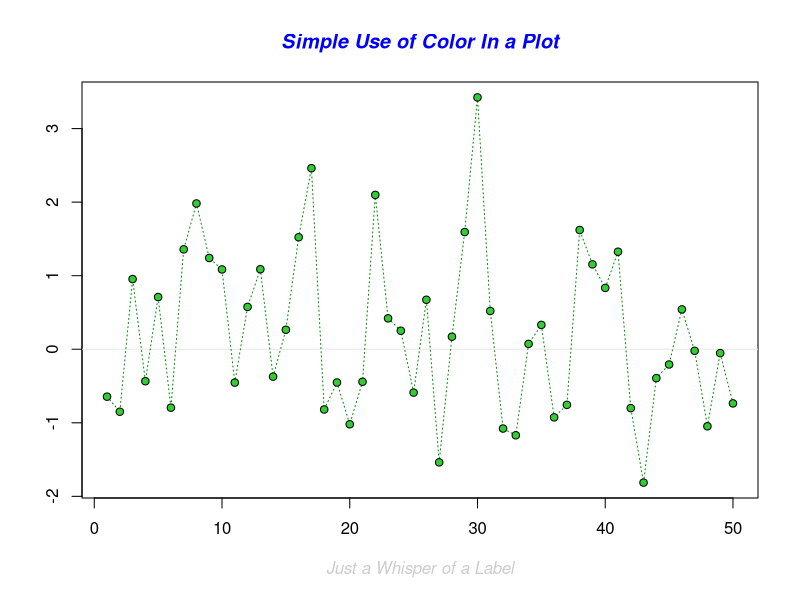
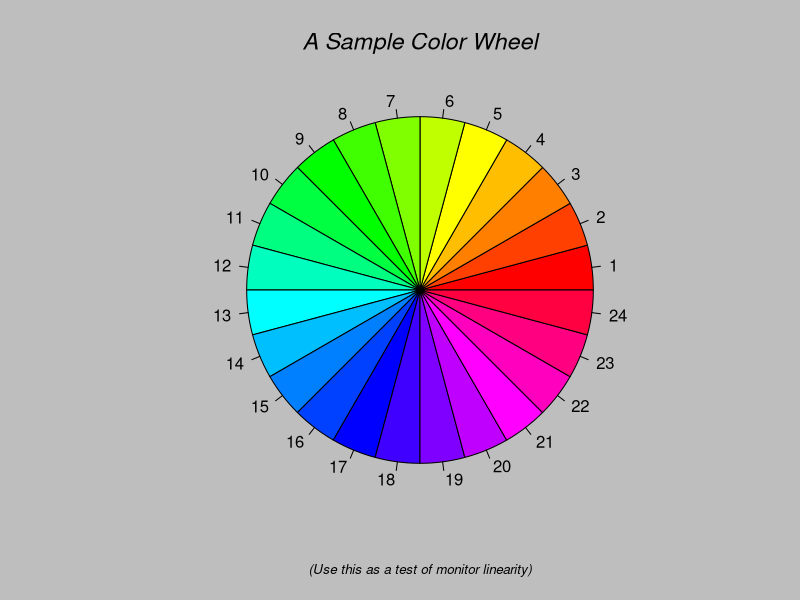
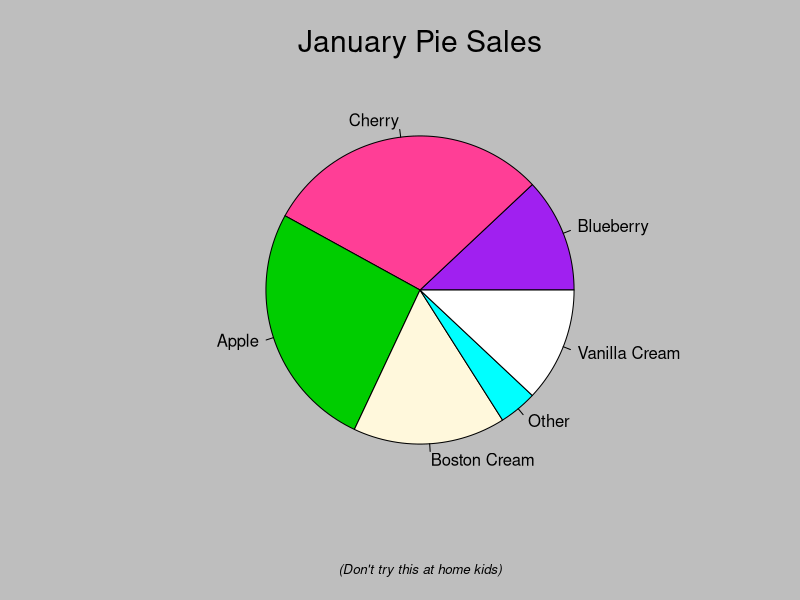
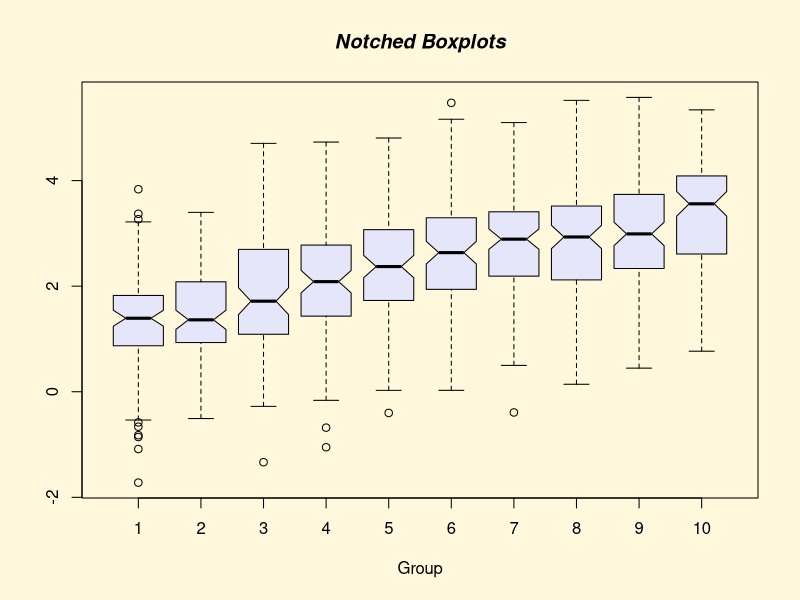
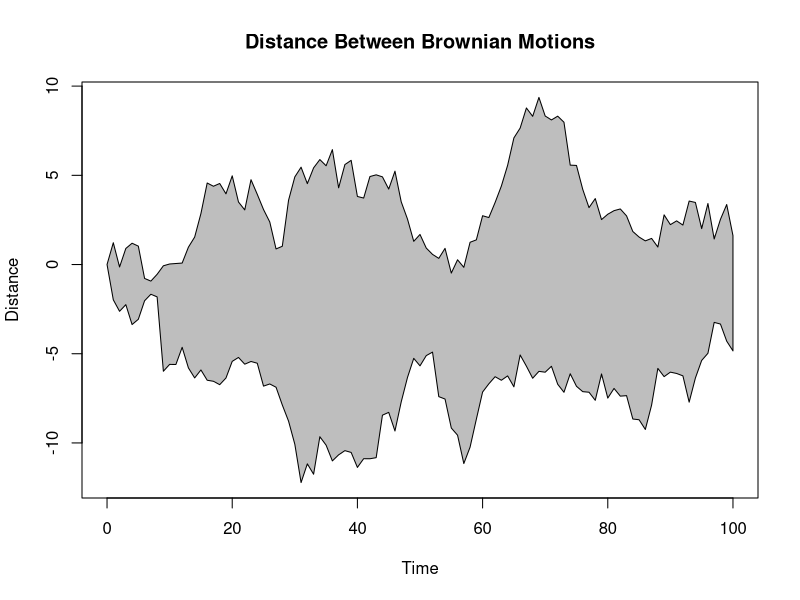
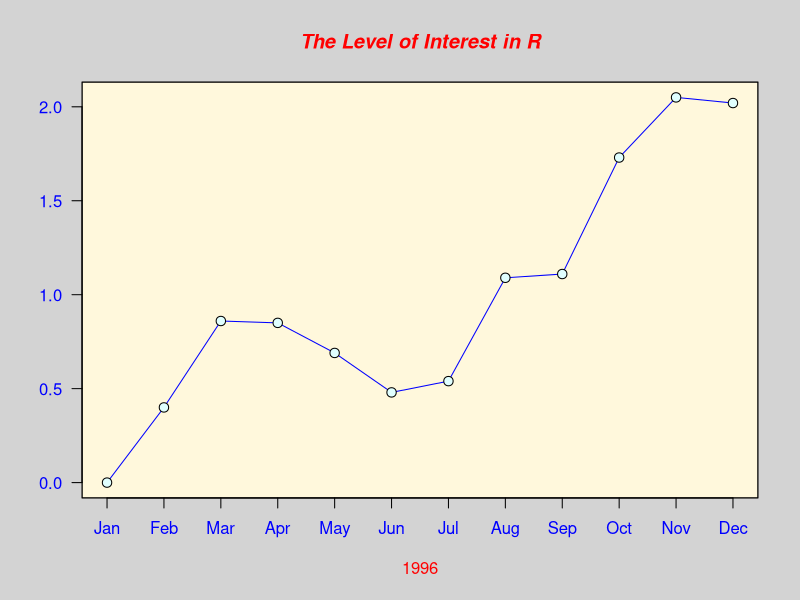
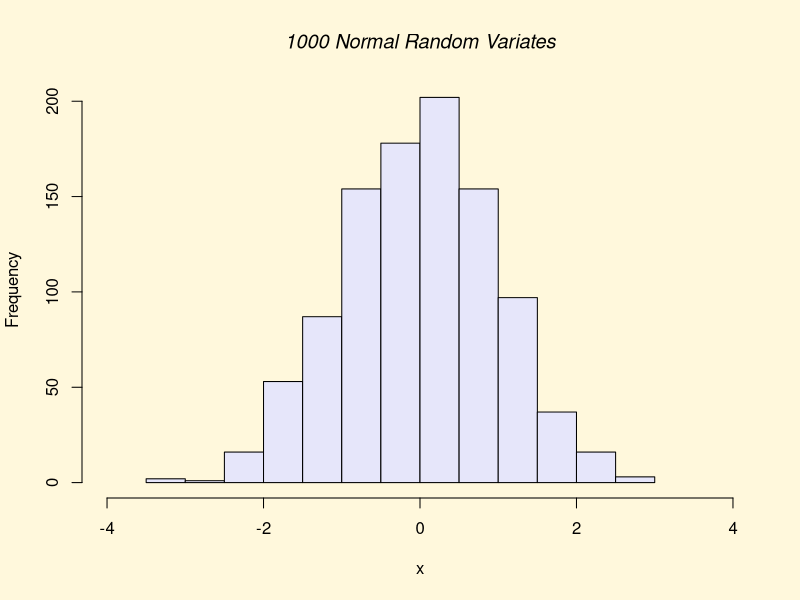
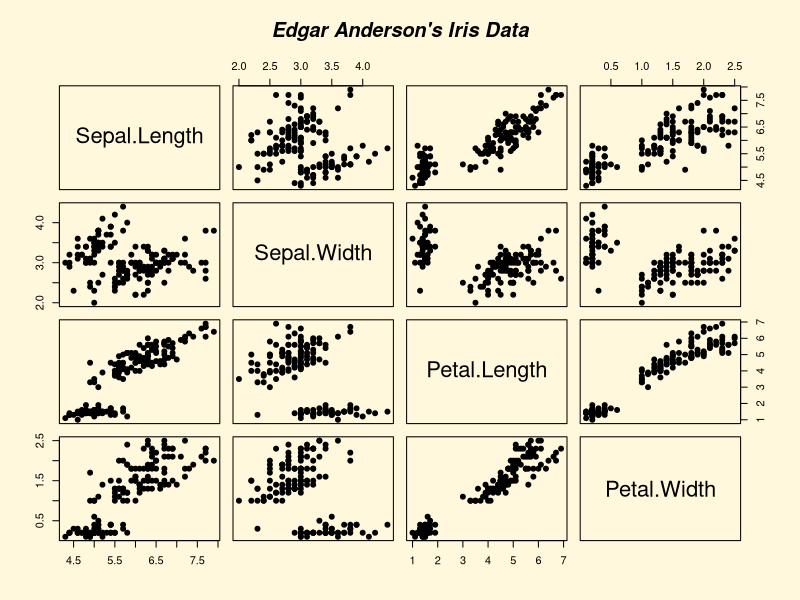

Here is the R script that generated these plots, in order: (Note: this script raises an error after producing the figures.)
# Grafica


# v1.1 4/11/2023  

# Qui, come per gli altri capitoli, ho trasformato in codice tutto quello che 
# c'era di eseguibile nel testo o nei chunk di R.
# Per commenti e spiegazioni fai riferimento al libro.
# Se stai leggendo il libro sai già come esegui gruppi di comandi (se no vai
# al capitolo 2 del libro...)


# setup -------------------------------------------------------------------

# installo i pacchetti se necessario e li carico

# questo chunk è disponibile, con commenti, nelle lezioni 1 e 2

.cran_packages <- c( "vcd", "tidyverse", "RColorBrewer",  "car", "cowplot",
                     "beepr", "tictoc", "MASS", "viridis", "skimr", "knitr",
                     "kableExtra", "lattice", "ggpubr")

.inst <- .cran_packages %in% installed.packages()

if(any(!.inst)) {
  install.packages(.cran_packages[!.inst], repos = "https://cloud.r-project.org")
}

sapply(.cran_packages, require, character.only = TRUE)

opar <- par(no.readonly=TRUE) 

par(ask=F) 
# set.seed(1234) 

play_audio <- T

keep_time <- T

verbose_output <- T

# if(play_audio) beep(sound = 6) 


#  cosa c'è da imparare in questo capitolo --------------------------------

# per avere un'idea rapida della potenzialità della grafica di base di R

demo(graphics)

# Sistemi grafici in R----------------------------------------------------------
# un grafico con la grafica di base
data(mpg)
plot(x = mpg$displ, y = mpg$hwy)

# lo stesso grafico con lattice
xyplot(hwy ~ displ | class, data = mpg)

# ancora con ggplot2

ggplot(data = mpg, mapping = aes(x = displ, y = hwy)) +
  geom_point() +
  facet_wrap(~class) 


#  visualizzare o salvare i grafici ---------------------------------------

library(tidyverse) # potrebbe non essere necessario, se hai già caricato tidyverse
plot(x = mpg$displ, y = mpg$hwy)


# salvare i grafici -------------------------------------------------------

mpg %>% dplyr::filter(class %in% c("compact", "suv", "midsize", "subcompact")) %>%
  ggplot(mapping = aes(x = cty, y = hwy)) +
  geom_smooth(se = F) +
  geom_point(mapping = aes(shape = class, color = displ), size = I(2)) +
  labs(title = "Consumo di carburante per 32 modelli di auto",
       subtitle = "anni 1999 - 2008",
       x = "miglia per gallone in città",
       y = "miglia per gallone in autostrada",
       shape = "categoria",
       color = "cilindrata, L",
       caption = "Fonte: EPA, https://fueleconomy.gov/"
  ) +
  scale_shape_manual(values = c(16,17,15,18)) +
  scale_colour_continuous(type = "viridis") +
  theme_bw() +
  theme(plot.title = element_text(hjust = 0.5),
        plot.subtitle = element_text(hjust = 0.5))

# qual'è il device attivo?
dev.cur()
# creiamo il plot e assegnamolo ad un oggetto
mpg_plot <- mpg %>% dplyr::filter(class %in% c("compact", "suv", "midsize", "subcompact")) %>%
  ggplot(mapping = aes(x = cty, y = hwy)) +
  geom_smooth(se = F) +
  geom_point(mapping = aes(shape = class, color = displ), size = I(2)) +
  labs(title = "Consumo di carburante per 32 modelli di auto",
       subtitle = "anni 1999 - 2008",
       x = "miglia per gallone in città",
       y = "miglia per gallone in autostrada",
       shape = "categoria",
       color = "cilindrata, L",
       caption = "Fonte: EPA, https://fueleconomy.gov/"
  ) +
  scale_shape_manual(values = c(16,17,15,18)) +
  scale_colour_continuous(type = "viridis") +
  theme_bw() +
  theme(plot.title = element_text(hjust = 0.5),
        plot.subtitle = element_text(hjust = 0.5))
# inviamo il plot al device di default, il plot pane
mpg_plot
# ora inviamo ad un device pdf, con le opzioni di default
?pdf
# ATTENZIONE IL FILE PDF VIENE SALVATO CORRETTAMENTE SOLO SE VENGONO ESEGUITI 
# ENTRAMBI I COMANDI SUCCESSIVI
pdf(file = "mpg_plot.pdf")
mpg_plot
# chiudiamo il device e restituisce l'output al device di default (il plot pane)
dev.off()       

# ora apriamo un device png con le opzioni di default e una risoluzione di 72 dpi
?png
png(file = "mpg_plot.png", width = 7, height = 5, res = 72, units = "in")
# la lista dei device si ottiene con dev.list()
cat("the list of devices","\n", dev.list())
dev_list <- dev.list() # è un vettore con nomi
dev_list
# salviamo il grafico come .png, 72 dpi, 7x5 pollici
mpg_plot
# chiudiamo il device (non è necessario)
dev.off()
# ora .jpeg a due diverse risoluzioni, stessa dimensione, con la compressione 
# di default (quality = 75)
jpeg(file = "mpg_plot_150.jpg", res = 150, width = 7, height = 5, units = "in")
mpg_plot
dev.off()
jpeg(file = "mpg_plot_300.jpg", res = 300, width = 7, height = 5, units = "in")
mpg_plot
dev.off()
# ora .tiff, non compresso, stessa dimensione
tiff(file = "mpg_plot_300.tiff", res = 300, width = 7, height = 5, units = "in")
mpg_plot
dev.off()


#  salvare con ggsave -----------------------------------------------------

# l'aiuto su ggsave
?ggsave
ggsave(mpg_plot, filename = "mpg_plot_150.tiff", dpi = 150)


#  le dimensioni del device e le opzioni grafiche -------------------------

jpeg(file = "mpg_plot_150_480.jpg", res = 150)
mpg_plot
dev.off()

# salva i parametri grafici correnti per poterli resettare facilmente
opar <- par(no.readonly = T)
# dividi il device in una riga con due colonne e riempi per righe 
# (prima la prima colonna e poi la seconda)
par(mfrow = c(1,2))
# un grafico a dispersione
plot(hwy ~ cty, data = mpg)
# un grafico a barre
barplot(xtabs(~ class, data = mpg), las = 2)
# resetta il device
par(opar)


# R a colori --------------------------------------------------------------

# i primi 20 e gli ultimi 20 colori (cambia il codice per visualizzare un 
# elenco diverso dei 657 colori disponibili)
colors()[c((1:20), (length(colors())-20):length(colors()))]
# ottieni i nomi dei colori della palette in uso
# (quella di default all'avvio di R, può essere cambiata)
palette()
?palette
# per saperne di più sulle palette di grDevices
?rainbow

opar <- par(no.readonly = T)
par(mfrow=c(2,3))
# la palette di default
pie(rep(1, length(palette())), col = palette(), labels = palette(),
    main = "la palette di default")

# una palette arcobaleno a 6 colori
palette(rainbow(6))
lamiapalette <- palette()
pie(rep(1, length(lamiapalette)), col = palette(), labels = lamiapalette,
    main = "una palette arcobaleno")

# una palette di 20 colori a gradiente di calore
palette(heat.colors(20))
lamiapalette <- palette()
pie(rep(1, length(lamiapalette)), col = palette(), labels = lamiapalette,
    main = "una palette a gradiente di calore")

# una palette toporgrafica di 20 colori
palette(topo.colors(20))
lamiapalette <- palette()
pie(rep(1, length(lamiapalette)), col = palette(), labels = lamiapalette,
    main = "una palette topografica")

# colori adatti per mappe
palette(terrain.colors(20))
lamiapalette <- palette()
pie(rep(1, length(lamiapalette)), col = palette(), labels = lamiapalette,
    main = "una palette 'terreno'")

# una palette ciano-magenta, adatta a daltonici
palette(cm.colors(20))
lamiapalette <- palette()
pie(rep(1, length(lamiapalette)), col = palette(), labels = lamiapalette,
    main = "una palette cyano-magenta")

# resetla palette
palette("default")
# resetta i parametri grafici
par(opar)


# la grammatica della grafica con ggplot2 ---------------------------------

# library(ggplot2)
mpg %>%
  dplyr::filter(class %in% c("compact", "suv", "pickup", "subcompact")) %>%
  ggplot(mapping = aes(x = displ, y = hwy)) +
  geom_smooth(se = F) +
  geom_smooth(method = "lm", formula = y~x, color = "red", linetype = 2, se = F) +
  geom_point(mapping = aes(size = cyl, shape = class)) +
  labs(
    title = "Consumi in autostrada di alcuni modelli di autovetture, 1999 - 2008",
    caption = "https://fueleconomy.gov/",
    x = "cilindrata, litri",
    y = "consumo in autostrada, km per gallone",
    size = " n. cil.",
    shape = "classe"
  ) +
  scale_size(range = c(1,2.5)) +
  scale_x_continuous(limits = c (1,7), breaks = seq(1,7), minor_breaks = seq(1,7,0.5)) +
  scale_y_continuous(limits = c(10,50), breaks = seq(10,50,10), minor_breaks = seq(10,50,5)) +
  scale_shape_manual( values = c(15, 16, 17, 18)) +
  theme(title = element_text(hjust = 0.5))


#  Grafici per variabili qualitative --------------------------------------


# Diagrammi a barre -------------------------------------------------------

data("Arthritis")

# creo un fattore che divide in pazienti in tre gruppi usando la variabile Age, 
# usando cut()
# i gruppi, arbitrariamente, sono con Age<=22, 22<Age≤40, 40<Age≤59, Age>59
Arthritis2 <- Arthritis
Arthritis2$ageClass <- cut(Arthritis2$Age, 
                           c(22, 40, 59, max(Arthritis$Age)), 
                           right = T, 
                           labels = c("young","middle aged", "elder"))
# un bar chart minimo
# prima di tutto, creo una lista che può essere facilmente riciclata e che 
# contiene i dati e solo un estetico, quello che andrà sull'asse delle x 

artbar1 <- ggplot(data = Arthritis2, aes(x= Treatment))

# aggiungo il secondo strato con in geoma gem_bar, in cui passo un ulteriore
# estetico, Improved, che verrà mappato sul colore 

artbar1 +
  geom_bar(mapping = aes(fill = Improved))

ggplot(data = Arthritis2, aes(x= Treatment, fill = Improved)) +
  geom_bar()

# barchart semplice
artbar_semplice <- artbar1 +
  geom_bar(mapping = aes(fill = Improved))

# uso il comando labs per cambiare l'etichetta dell'asse y,  aggiungere un 
# titolo, sottotitolo e una legenda
artbar_semplice <- artbar_semplice +
  labs(y = "Numero di pazienti",
       title = "Effetto del farmaco x sui sintomi dell'artrite reumatoide",
       subtitle = "Un esperimento randomizzato, con placebo e doppio cieco",
       caption = "Koch & Edwards, 1988")

# cambio le scale, per usare termini in Italiano, aggiungere dei trattini 
# diversi per l'asse y e cambiare la palette dei colori
artbar_semplice <- artbar_semplice +
  scale_x_discrete("Trattamento", 
                   labels = c("Placebo" = "Placebo", "Treated" = "Farmaco x")) +
  scale_y_continuous(limits = c(0, 50), breaks = seq(0,50,10), 
                     minor_breaks = seq(0,50,2)) +
  scale_fill_brewer("Miglioramenti", 
                    labels = c("None" = "0","Some"="+", "Marked" = "+++"), 
                    type = "qual", palette = "Paired")
# cambio il tema, e centro i titoli, cambiandone font e dimensione
artbar_semplice <- artbar_semplice +
  theme_bw() +
  theme(plot.title = element_text(hjust = 0.5, face = "bold"), 
        plot.subtitle = element_text(hjust = 0.5, face = "italic", size = 12))

artbar_semplice

# uso di position nei barplot
barre_impilate <- artbar1 +
  geom_bar(mapping = aes(fill = Improved)) +
  labs(y = "Numero di pazienti") +
  scale_x_discrete("Trattamento", 
                   labels = c("Placebo" = "Placebo", "Treated" = "Farmaco x")) +
  scale_fill_brewer("Miglioramenti", 
                    labels = c("None" = "0","Some"="+", "Marked" = "+++"), 
                    type = "qual", palette = "Paired") +
  theme(plot.title = element_text(hjust = 0.5, face = "bold"), 
        plot.subtitle = element_text(hjust = 0.5, face = "italic", size = 12),
        legend.position = "none")
barre_raggruppate <- artbar1 +
  geom_bar(mapping = aes(fill = Improved), position = "dodge") +
  labs(y = "Numero di pazienti") +
  scale_x_discrete("Trattamento", 
                   labels = c("Placebo" = "Placebo", "Treated" = "Farmaco x")) +
  scale_fill_brewer("Miglioramenti", 
                    labels = c("None" = "0","Some"="+", "Marked" = "+++"), 
                    type = "qual", palette = "Paired") +
  theme(plot.title = element_text(hjust = 0.5, face = "bold"), 
        plot.subtitle = element_text(hjust = 0.5, face = "italic", size = 12),
        legend.position = c(0.50,0.85), legend.text = element_text(size = 6))
barre_proporzioni <- artbar1 +
  geom_bar(mapping = aes(fill = Improved), position = "fill") +
  labs(y = "Frazione dei pazienti") +
  scale_x_discrete("Trattamento", 
                   labels = c("Placebo" = "Placebo", "Treated" = "Farmaco x")) +
  scale_fill_brewer("Miglioramenti", 
                    labels = c("None" = "0","Some"="+", "Marked" = "+++"), 
                    type = "qual", palette = "Paired") +
  theme(plot.title = element_text(hjust = 0.5, face = "bold"), 
        plot.subtitle = element_text(hjust = 0.5, face = "italic", size = 12),
        legend.position = "none")
plot_grid(barre_impilate, barre_raggruppate, barre_proporzioni, 
          labels = c("A", "B", "C"),
          ncol = 3, nrow = 1)

Genera_bar_plot <- function(bpos = "stack", 
                            yl = "Numero di pazienti", 
                            lpos = "right"){
  artbar1 +
    geom_bar(mapping = aes(fill = Improved), position = bpos) +
    labs(y = yl) +
    scale_x_discrete("Trattamento", 
                     labels = c("Placebo" = "Placebo", "Treated" = "Farmaco x")) +
    scale_fill_brewer("Miglioramenti", 
                      labels = c("None" = "0","Some"="+", "Marked" = "+++"), 
                      type = "qual", palette = "Paired") +
    theme(plot.title = element_text(hjust = 0.5, face = "bold"), 
          plot.subtitle = element_text(hjust = 0.5, face = "italic", size = 12),
          legend.position = lpos)
}
# cambia gli argomenti della funzione fra parentesi; 
# yl può essere qualsiasi testo, 
# bpos può essere "stack", "dodge" o "fill"
# lpos può essere "bottom", "top", "right", "left" 
# o un vettore numerico di lunghezza 2
# che definisce la posizione della legenda
# qui vengono usati gli argomenti di default
il_mio_bar_plot <- Genera_bar_plot()
il_mio_bar_plot
# qui invece viene generato l'equivalente del grafico C nella figura precedente,
il_mio_bar_plot <- Genera_bar_plot(bpos = "fill", 
                                   yl = "frazione dei pazienti", 
                                   lpos = "bottom")
il_mio_bar_plot

# uso di facet

i_nomi_dei_sessi <- as_labeller(
  c("Female" = "Femmine", "Male" = "Maschi"))
ggplot(data = Arthritis2, aes(x= Treatment)) +
  geom_bar(mapping = aes(fill = Improved), position = "fill") +
  geom_text(aes(label = after_stat(count)), stat = "count", 
            position = "fill", colour = "white", vjust = 1.5) +
  facet_wrap(~Sex, labeller = i_nomi_dei_sessi) +
  labs(y = "Frazione dei pazienti") +
  scale_x_discrete("Trattamento", 
                   labels = c("Placebo" = "Placebo", "Treated" = "Farmaco x")) +
  scale_fill_brewer("Miglioramenti", 
                    labels = c("None" = "0","Some"="+", "Marked" = "+++"), 
                    type = "qual", palette = "Paired") +
  theme(plot.title = element_text(hjust = 0.5, face = "bold"), 
        plot.subtitle = element_text(hjust = 0.5, face = "italic", size = 12))

Arthritis2 %>% ggplot(mapping = aes(x=Treatment, fill = Improved)) +
  facet_grid(Sex ~ ageClass) +
  geom_bar()


# Fare di più con i grafici per variabili qualitative ---------------------

artbar1 + geom_bar(aes(fill = Improved)) + coord_flip()
artbar1 + geom_bar(aes(fill= Improved), show.legend = F) + coord_polar()

# Grafici per variabili quantitative --------------------------------------


# Istogrammi ed altre rappresentazioni della densità ----------------------

data("diamonds")
dfpoly <- ggplot(data = diamonds, aes(x=carat))
dfpoly + geom_histogram(bins = 100) + 
  labs(x = "peso in carati",
       y = "conta",
       title = "distribuzione del peso in carati di diamanti") +
  theme(plot.title = element_text(hjust = 0.5, face = "bold"))

dfpoly + geom_histogram(bins = 100) + 
  labs(x = "peso in carati",
       y = "conta",
       title = "distribuzione del peso in carati di diamanti") +
  scale_y_log10() +
  theme(plot.title = element_text(hjust = 0.5, face = "bold"))

dfpoly + geom_histogram(bins = 100) + 
  labs(x = "peso in carati",
       y = "conta",
       title = "distribuzione del peso in carati di diamanti") +
  scale_y_log10(limits = c(1,10^4), breaks = scales::trans_breaks("log10", function(x) 10^x),
                labels = scales::trans_format("log10", scales::math_format(10^.x))) +
  scale_x_continuous(breaks = seq(0,5,0.5), minor_breaks = seq(0,5,0.1)) +
  annotation_logticks(sides = "l") +
  theme_bw() +
  theme(plot.title = element_text(hjust = 0.5, face = "bold"))

dfpoly + geom_histogram(aes(fill = cut), bins = 100) + 
  labs(x = "peso in carati",
       y = "conta",
       fill = "taglio",
       title = "distribuzione del peso in carati di diamanti") +
  scale_y_continuous(limits = c(0,6000), minor_breaks = seq(0,6000,200)) +
  scale_x_continuous(breaks = seq(0,5,0.5), minor_breaks = seq(0,5,0.1)) +
  theme_bw() +
  theme(plot.title = element_text(hjust = 0.5, face = "bold"))

dfpoly + geom_histogram(bins = 100) + 
  facet_grid(cut ~ clarity) +
  labs(x = "peso in carati",
       y = "conta",
       fill = "taglio",
       title = "distribuzione del peso in carati di diamanti, in funzione di taglio e chiarezza") +
  theme_bw() +
  theme(plot.title = element_text(hjust = 0.5, face = "bold"))

# aggiungere funzioni di densità teorica
data("survey")
male_students <- dplyr::filter(survey, Sex == "Male" & !is.na(Height))
ggplot(male_students) +
  geom_histogram(aes(x = Height, y = after_stat(density)), bins = 10) +
  stat_function(fun = dnorm,
                args = list(mean = mean(male_students$Height),
                            sd = sd(male_students$Height))) +
  geom_vline(xintercept = mean(male_students$Height)) +
  geom_vline(xintercept = c(mean(male_students$Height)-sd(male_students$Height),
                            mean(male_students$Height)+sd(male_students$Height)), 
             linetype = I(2)) +
  labs(x = "altezza, cm",
       y = "densità") +
  theme_bw()

# poligoni di freque za
dfpoly <- ggplot(data = diamonds, aes(x=carat))
dfpoly + geom_freqpoly(aes(colour = cut)) + 
  ggtitle("Distribuzione del peso di diamandi, carati, per diamanti con qualità di taglio diverso") +
  labs(x = "carati", y = "conta") +
  scale_colour_brewer(type = "qual", palette = "Dark2") +
  theme_bw() + 
  theme(plot.title = element_text(hjust = 0.5, face = "bold"))

# grafici ad area
dfpoly + geom_area(aes(fill= cut), stat = "bin", position = "stack") +
  ggtitle("Distribuzione del peso di diamandi, carati, in funzione del taglio") +
  labs(x = "carati", y = "conta") +
  scale_fill_brewer(type = "qual", palette = "Dark2") +
  theme_bw() + 
  theme(plot.title = element_text(hjust = 0.5, face = "bold"))

ggplot(diamonds, aes(x= carat, y = price)) + 
  geom_bin2d(bins = c(20,20)) + 
  facet_grid(~ cut) +
  ggtitle("distribuzione dei diamanti, per prezzo e peso in carati") +
  scale_fill_gradientn(colours = heat.colors(10), trans = "log1p",
                       breaks = scales::trans_breaks("log10", function(x) 10^x)) +  
  labs(title = "distribuzione dei diamanti, per prezzo e peso in carati",
       x = "Prezzo, US$",
       y = "Peso, carati") +
  theme_bw() + 
  theme(plot.title = element_text(hjust = 0.5, face = "bold"))

dfpoly + 
  geom_density(aes(colour = cut), kernel = "e") +
  labs(x = "peso in carati", y = "densità", colour = "taglio") +
  scale_colour_brewer(type = "qual", palette = "Dark2") +
  theme_bw()

# un grafico a dispersione con due rappresentazioni della densità:
# dei rug plot sugli assi e un contour plot
# prova a sperimentare con vari valori di n in geom_density_2d
ggplot(dplyr::filter(diamonds, carat<3), aes(x= carat, y = price)) + 
  geom_point(size = I(0.05), alpha = 0.1) + 
  geom_rug(sides = "bl", alpha = 0.005) +
  geom_density_2d(n = 100, colour = "red") +
  labs(x = "peso in carati", y = "densità") +
  theme_bw()

# qui escludo i diamanti più grandi che sono pochissimi
ggplot(dplyr::filter(diamonds, carat<1.5, price <5000), aes(x= carat, y = price)) + 
  geom_density_2d_filled(alpha = 0.5, contour_var = "count") + 
  scale_x_continuous(limits = c(0,1.5), breaks = seq(0,1.5,0.1), 
                     minor_breaks = seq(0,3, 0.1))+
  labs(x = "peso in carati", y = "prezzo, US$") +
  theme_bw()

# un'altra possibilità è usare una scala continua
ggplot(dplyr::filter(diamonds, carat<1.5, price <5000), aes(x= carat, y = price)) + 
  stat_density_2d_filled(geom = "raster",
                         aes(fill = after_stat(density)),
                         contour = FALSE,
                         n=200
  ) + 
  scale_fill_viridis_b(direction = -1, option = "C")+ 
  scale_x_continuous(limits = c(0,1.5), breaks = seq(0,1.5,0.1), 
                     minor_breaks = seq(0,3, 0.1))+
  labs(x = "peso in carati", y = "prezzo, US$") +
  theme_bw()


#  boxplot ----------------------------------------------------------------

survey_dati_completi <- survey %>% tidyr::drop_na()
ggplot(survey_dati_completi, aes(x=Sex, y=Height)) +
  geom_boxplot() +
  labs(
    title = "Altezza in cm di studenti della Univ. Adelaide",
    caption = "Venables, W. N. and Ripley, B. D. (2002) Modern Applied Statistics with S-PLUS. Fourth Edition. Springer.",
    x = "Sesso",
    y = "Altezza, cm") +
  scale_x_discrete("Sesso", labels = c("Female" = "Femmine", "Male" = "Maschi")) +
  theme(plot.title = element_text(hjust = 0.5))

ggplot(survey_dati_completi, aes(x=Sex, y=Height)) +
  geom_violin() +
  geom_boxplot(width = 0.4, colour = "blue", notch = T) +
  geom_jitter(colour = I("blue"), alpha = I(0.2), width = 0.2) +
  labs(
    title = "Altezza in cm di studenti della Univ. Adelaide",
    caption = "Venables, W. N. and Ripley, B. D. (2002) Modern Applied Statistics with S-PLUS. Fourth Edition. Springer.",
    x = "Sesso",
    y = "Altezza, cm") +
  scale_x_discrete("Sesso", labels = c("Female" = "Femmine", "Male" = "Maschi")) +
  theme(plot.title = element_text(hjust = 0.5))


# Rappresentazioni di indicatori di tendenza centrale e variabilità -------

# uso funzioni di `dplyr` per calcolare statistiche per gruppi con `summarise`
# devst è la deviazione standard, IQR il range interquartile e n_oss il
# numero di osservazioni, q25 e q75 il 25° e 75° quantile
data("iris")
iris_stat <- iris %>%
  group_by(Species) %>%
  dplyr::summarise(mediaPW = mean(Petal.Width),
                   medianaPW = median(Petal.Width),
                   devstPW = sd(Petal.Width),
                   q25 = quantile(Petal.Width, 0.25),
                   q75 = quantile(Petal.Width, 0.75),
                   n_oss = n())
# calcolo errore standard e limiti inferiori e superiori dell'intervallo di 
# confidenza usando alpha = 0.05
# con gdl = n_oss-1 gradi di libertà
alpha = 0.05
iris_stat <- iris_stat %>%
  mutate(errstPW = devstPW/sqrt(n_oss),
         gdl = n_oss-1) %>%
  mutate(conf_min = mediaPW-qt(alpha/2, df = gdl, lower.tail = F)*errstPW,
         conf_max = mediaPW+qt(alpha/2, df = gdl, lower.tail = F)*errstPW
  )
# nota come è possibile anche ottenere l'intervallo di confidenza della media 
# con t.test() ma occorre estrarre i risultati dalla lista ottenuta con il test

# uso geom_point range con l'intervallo di confidenza
ggplot(iris_stat, aes(x = Species)) +
  geom_pointrange(aes(y = mediaPW, ymin = conf_min, ymax = conf_max), size = I(0.2)) +
  labs(x = "Specie", 
       y = str_wrap("Larghezza dei petali, media con intervallo di confidenza, alpha = 0.05", 50))

# qui uso il colore ma sopprimo la legenda, perché inutile
ggplot(iris_stat, aes(x = Species, y = mediaPW)) +
  geom_linerange(aes(ymin = conf_min, ymax = conf_max)) +
  geom_col(aes(fill = Species), alpha = 0.5, show.legend = F) + 
  labs(x = "Specie", 
       y = str_wrap("Larghezza dei petali, media con intervallo di confidenza, alpha = 0.05", 50))


# Grafici a dispersione ---------------------------------------------------

irisggplot <- iris %>% 
  ggplot(aes(x=Sepal.Length, y=Sepal.Width, shape = Species, colour = Species)) +
  geom_point()
irisggplot

# un rugplot
irisggplot + geom_rug(sides = "tr")
# uno smoother non parametrico diverso per ciascuno dei gruppi
irisggplot + 
  geom_rug(sides = "tr") +
  geom_smooth()

irisggplot + 
  geom_smooth(se = F, linewidth = I(0.5)) +
  geom_smooth(method = "lm", formula = y ~ x, se = F, linetype = I(2), linewidth = I(0.5))

irisggplot  + 
  geom_smooth(se = F, linewidth = I(0.5)) +
  geom_smooth(method = "lm", formula = y ~ x, se = F, linetype = I(2), 
              linewidth = I(0.5)) +
  stat_ellipse(
    type = "t",
    level = 0.95,
    linewidth = I(0.5)
  )

# install.packages("ggpubr") necessario solo se non è già presente nella libreria
library(ggpubr)
ggpubr::show_point_shapes()

mpg_ridotto <- mpg %>%
  dplyr::filter(class %in% c("compact", "midsize", "subcompact", "suv"))

mpg_layer_base <- ggplot(mpg_ridotto, mapping = aes(x=cty, y = hwy))


my_shapes <- c("compact" = 16, "midsize" = 17, "subcompact" = 15, "suv" = 18)

mpg_cty_hwy_displ <- mpg_layer_base +
  geom_point(aes(shape = class, size = displ, colour = fl)) +
  scale_shape_manual(values = my_shapes) +
  scale_colour_brewer(type = "qual", palette = "Paired") +
  labs(title = "geom_point") +
  guides(size = guide_legend(ncol = 2), 
         colour = guide_legend(ncol = 2)) +
  theme_bw() +
  theme(plot.title = element_text(hjust = 0.5),
        legend.position = "right")

mpg_cty_hwy_displ

mpg_cty_hwy_displ_2 <- mpg_layer_base +
  geom_jitter(aes(shape = class, colour = displ)) +
  scale_shape_manual(values = my_shapes) +
  scale_colour_viridis(option = "B") +
  labs(title = "geom_jitter") +
  theme_bw() +
  theme(plot.title = element_text(hjust = 0.5),
        legend.position = "bottom")
mpg_cty_hwy_displ_2

mpg_cty_hwy_displ_3 <- mpg_layer_base +
  facet_wrap(~class) +
  geom_jitter(aes(colour = displ, shape = as.factor(cyl))) +
  scale_colour_viridis(option = "B") +
  labs(title = "geom_jitter e facets", shape = "cyl") +
  scale_shape_manual(values = c(16,17,15,18)) +
  theme(plot.title = element_text(hjust = 0.5))
mpg_cty_hwy_displ_3


# Personalizzare i grafici con ggplot2 ------------------------------------

mpg_cty_hwy_displ_3 + theme_bw()
mpg_cty_hwy_displ_3 + theme_classic()
mpg_cty_hwy_displ_3 + theme_dark()
mpg_cty_hwy_displ_3 + theme_light()
mpg_cty_hwy_displ_3 + theme_minimal()


#  veloce veloce: qplot ---------------------------------------------------


qplot(x, y, ..., data, facets,margins, geom, xlim, ylim, log, main, xlab, ylab, asp)

# uno scatterplot (generato in automatico perché x e y sono quantitative)
data(mpg)
qplot(x = displ, y = hwy, data = mpg)
# con qualche personalizzazione in più
qplot(x = displ, y = hwy, shape = factor(cyl), data = mpg)
# un barplot (il default per una sola variabile x qualitativa)
qplot(x = class, data = mpg)
# un istogramma (il default per una sola variabile x quantitativa)
qplot(x = displ, data = mpg)
# diventa un density plot se si indica il geoma
qplot(x = displ, data = mpg, geom = "density")
# con facets
qplot(x = displ, data = mpg, geom = "density", facets = ~factor(cyl))
# altri estetici e etichette e titoli, 
qplot(displ, hwy, data = mpg, colour = factor(cyl),  
      main = "cilindrata e consumo in autostrada", 
      xlab = "cilindrata",
      ylab = "miglia per gallone in autostrada")
# un bubble plot
qplot(displ, hwy, data = mpg, colour = factor(cyl), size = cty)
# una combinazione di grafici
qplot(class, hwy, data = mpg, geom = c("jitter", "boxplot"), alpha = I(0.6))
qplot(displ, hwy, data = mpg, geom = c("point", "smooth"))


#  La grafica di base di R ------------------------------------------------

# un barplot
# bisogna prima ricavare la tabella delle conte
Arthritis_tabulazione <- xtabs( ~ Improved + Treatment, data = Arthritis)
# poi lo strato ocn il barplot
barplot(Arthritis_tabulazione, col = rainbow(3), ylim = c(0,50))
# poi la legenda
legend(x = "top", legend = levels(Arthritis$Improved), pch = 15, col = rainbow(3), ncol = 3)


# uno scatterplot ---------------------------------------------------------

# puoi farti un'idea del range ideale con
# range(iris$Sepal.Length)
# range(iris$Sepal.Width)
plot(Sepal.Length ~ Sepal.Width, data = subset(iris, Species == "setosa"), 
     pch = 16, col = "red", las = 1,
     xlab = "larghezza dei sepali", ylab = "lunghezza dei sepali",  
     main = "relazione fra larghezza e lunghezza dei sepali in tre specie di Iris",
     xlim = c(2,5), ylim = c(4,8))
abline(lm(Sepal.Length ~ Sepal.Width, data = subset(iris, Species == "setosa")), 
       col = "red", lty = 1)
points(Sepal.Length ~ Sepal.Width, data = subset(iris, Species == "versicolor"), 
       pch = 17, col = "blue", xlab="", ylab="", las = 1)
abline(lm(Sepal.Length ~ Sepal.Width, data = subset(iris, Species == "versicolor")), 
       col = "blue", lty = 2)
points(Sepal.Length ~ Sepal.Width, data = subset(iris, Species == "virginica"), 
       pch = 15, col = "cyan", xlab="", ylab="", las = 1)
abline(lm(Sepal.Length ~ Sepal.Width, data = subset(iris, Species == "virginica")), 
       col = "cyan", lty = 3)
legend(x = "bottomright", 
       legend = levels(iris$Species), pch = c(16,17,15), col = c("red", "blue", "cyan"))

# diagnostici nell'analisi della varianza
par(mfrow=c(2,2))
plot(aov(Petal.Length ~ Species, data = iris))
par(opar)

